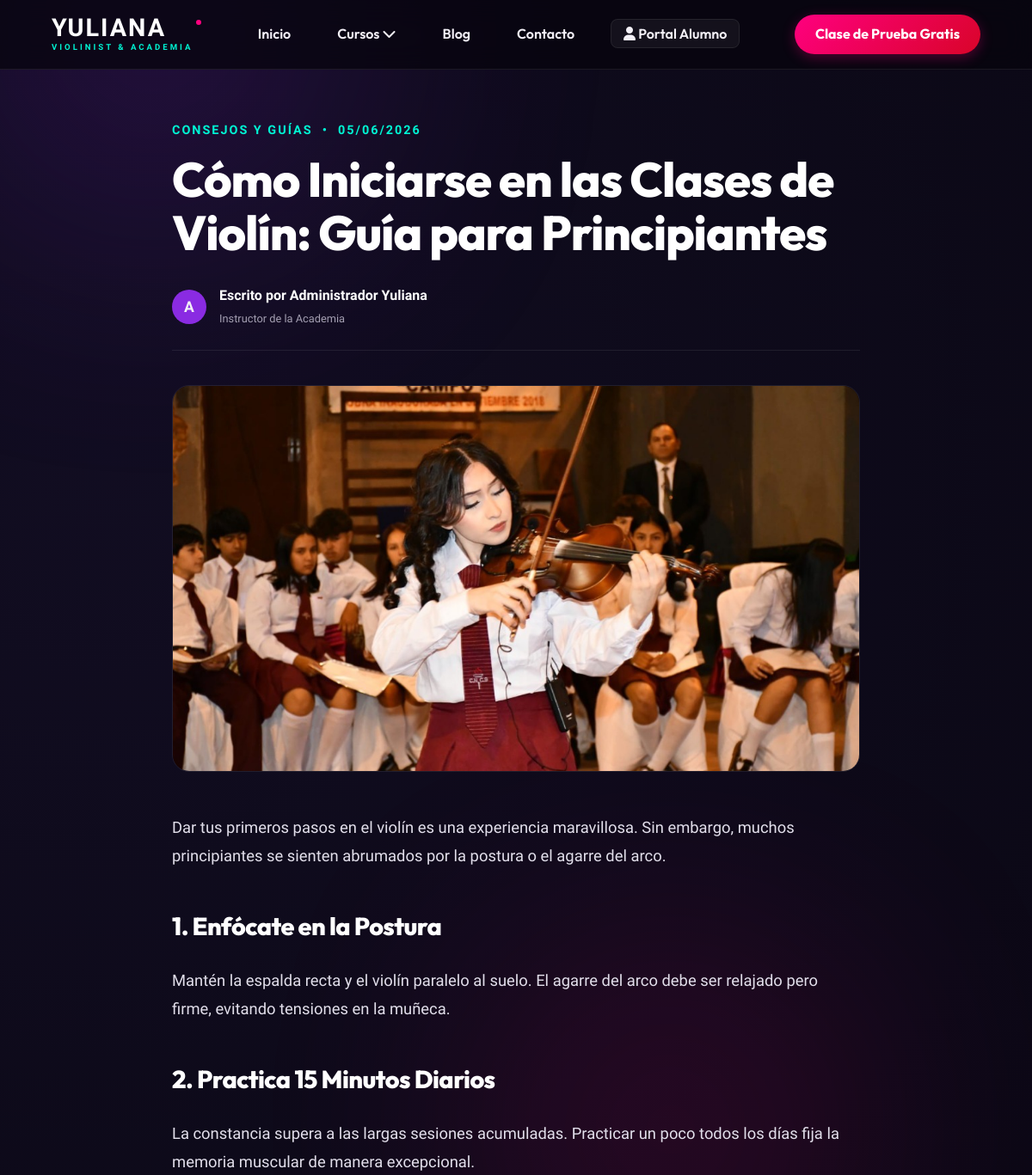
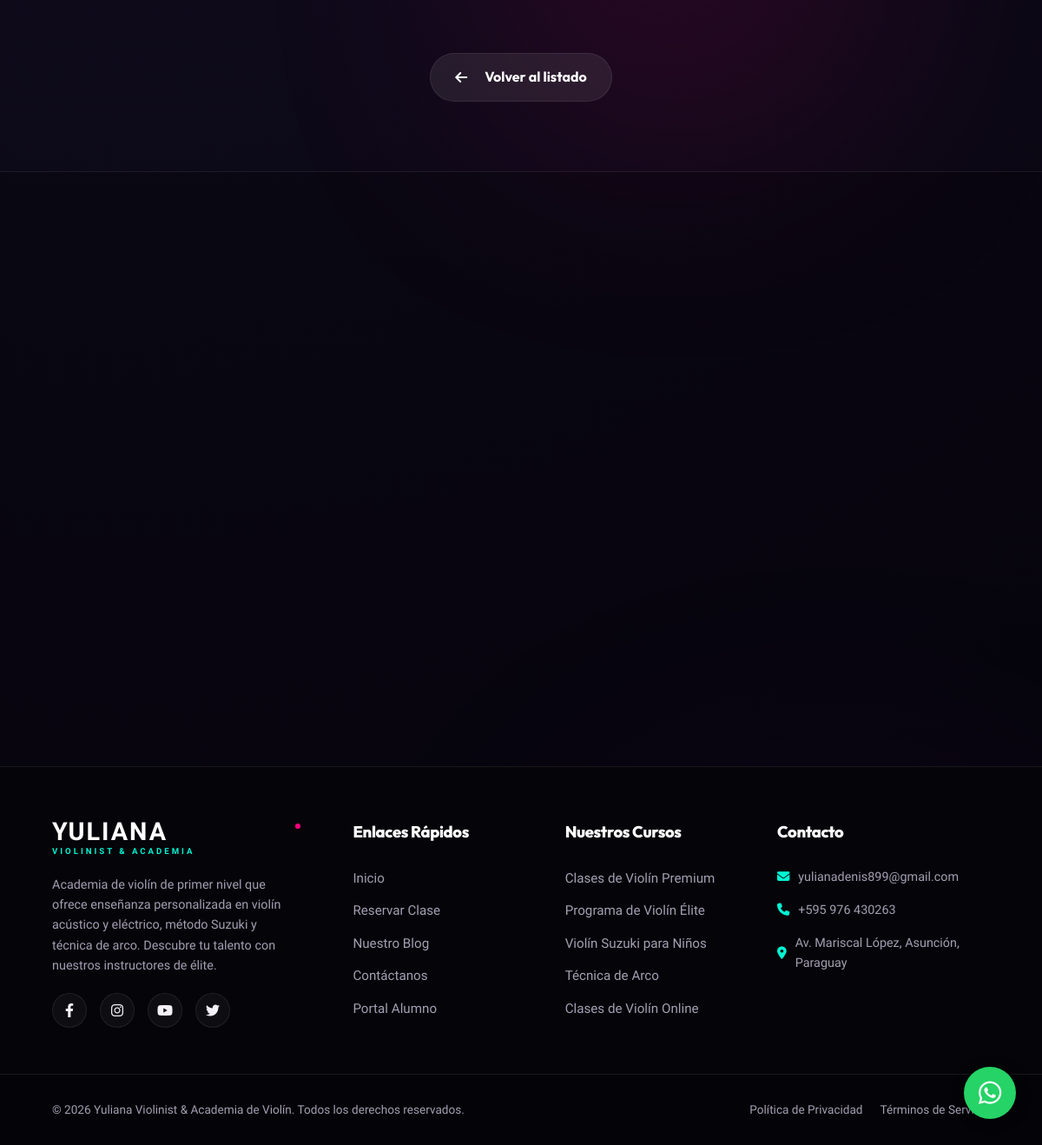
/blog/como-iniciarse-en-las-clases-de-violin, run on the app's committed database (2 pictures, top to bottom).
### tables this page shows
CREATE TABLE `blog_posts` (
  `id` INT AUTO_INCREMENT PRIMARY KEY,
  `slug` VARCHAR(150) NOT NULL UNIQUE,
  `title` VARCHAR(200) NOT NULL,
  `content` TEXT NOT NULL,
  `excerpt` TEXT NOT NULL,
  `category` VARCHAR(100) NOT NULL,
  `tags` VARCHAR(255) DEFAULT NULL,
  `author_id` INT NOT NULL,
  `status` ENUM('draft', 'published') DEFAULT 'draft',
  `image_url` VARCHAR(255) DEFAULT NULL,
  `created_at` TIMESTAMP DEFAULT CURRENT_TIMESTAMP,
  FOREIGN KEY (`author_id`) REFERENCES `users`(`id`) ON DELETE CASCADE
);

CREATE TABLE `users` (
  `id` INT AUTO_INCREMENT PRIMARY KEY,
  `name` VARCHAR(100) NOT NULL,
  `email` VARCHAR(150) NOT NULL UNIQUE,
  `password` VARCHAR(255) NOT NULL,
  `role` ENUM('student', 'admin') DEFAULT 'student',
  `status` ENUM('pending', 'approved', 'rejected') DEFAULT 'pending',
  `created_at` TIMESTAMP DEFAULT CURRENT_TIMESTAMP
);

### views/blog_post.php (the view, shortened to what this page needs)
<?php
try {
    $db = getDBConnection();
    $slug = isset($params['slug']) ? cleanInput($params['slug']) : '';
    $stmt = $db->prepare("
        SELECT b.*, u.name AS author_name
        FROM blog_posts b
        JOIN users u ON b.author_id = u.id
        WHERE b.slug = ? AND b.status = 'published'
    ");
    $stmt->execute([$slug]);
    $post = $stmt->fetch();
    $relStmt = $db->prepare("
        SELECT id, slug, title, category, excerpt, created_at, image_url
        FROM blog_posts
        WHERE category = ? AND id != ? AND status = 'published'
        LIMIT 2
    ");
    $relStmt->execute([$post['category'], $post['id']]);
    $related = $relStmt->fetchAll();
    if (empty($related)) {
        $relStmt = $db->prepare("
            SELECT id, slug, title, category, excerpt, created_at, image_url
            FROM blog_posts
            WHERE id != ? AND status = 'published'
            LIMIT 2
        ");
        $relStmt->execute([$post['id']]);
        $related = $relStmt->fetchAll();
    }
} catch (Exception $e) {
    die("Error al cargar el artículo: " . $e->getMessage());
}
?>
<article class="post-layout">
    <span class="post-meta">
        <?= htmlspecialchars($post['category']) ?> &nbsp;•&nbsp; <?= date('d/m/Y', strtotime($post['created_at'])) ?>
    </span>
    <h1><?= htmlspecialchars($post['title']) ?></h1>
    <div style="display:flex; gap:15px; align-items:center; border-bottom:1px solid var(--glass-border); padding-bottom:25px; margin-bottom:40px;">
        <div style="width:40px; height:40px; border-radius:50%; background:var(--primary); display:flex; align-items:center; justify-content:center; font-weight:bold; font-size:1.1rem;">
            <?= strtoupper(substr($post['author_name'], 0, 1)) ?>
        </div>
        <div>
            <span style="display:block; font-weight:bold; color:#fff;">Escrito por <?= htmlspecialchars($post['author_name']) ?></span>
            <small style="color:var(--text-muted); font-size:0.8rem;">Instructor de la Academia</small>
        </div>
    </div>
    <?php if (!empty($post['image_url']) && file_exists($post['image_url'])): ?>
        <img src="<?= BASE_URL ?>/<?= htmlspecialchars($post['image_url']) ?>" alt="<?= htmlspecialchars($post['title']) ?>" class="post-banner" style="object-position: center 20%;">
    <?php endif; ?>
    <div class="post-body">
        <?= $post['content'] ?>
    </div>
    <div style="margin-top:60px; display:flex; justify-content:center;">
        <a href="<?= BASE_URL ?>/blog" class="btn btn-secondary"><i class="fas fa-arrow-left" style="margin-right:10px;"></i> Volver al listado</a>
    </div>
</article>
<?php if (!empty($related)): ?>
    <section style="background: rgba(0, 0, 0, 0.2); border-top:1px solid var(--glass-border); padding: 80px 0;">
    </section>
<?php endif; ?>

### assets/css/style.css (style rules this page uses)
:root { --bg-dark: #07050e; --bg-light: #120e24; --primary: #8a2be2; --secondary: #4b0082; --accent: #ff007f; --teal: #00f5d4; --text-main: #f3f0f7; --text-muted: #a49fb2; --glass-bg: rgba(25, 18, 41, 0.45); --glass-border: rgba(255, 255, 255, 0.08); --font-heading: 'Outfit', sans-serif; --font-body: 'Plus Jakarta Sans', sans-serif; --shadow: 0 8px 32px 0 rgba(0, 0, 0, 0.37); --transition: all 0.35s cubic-bezier(0.4, 0, 0.2, 1); }
* { margin: 0; padding: 0; box-sizing: border-box; scroll-behavior: smooth; }
body { background-color: var(--bg-dark); background-image: radial-gradient(circle at 10% 20%, rgba(20, 15, 38, 0.8) 0%, rgba(7, 5, 14, 1) 90%); color: var(--text-main); font-family: var(--font-body); line-height: 1.6; overflow-x: hidden; min-height: 100vh; }
h1, h2, h3, h4, h5, h6 { font-family: var(--font-heading); font-weight: 800; letter-spacing: -0.02em; color: #ffffff; }
a { color: var(--teal); text-decoration: none; transition: var(--transition); }
.btn { display: inline-flex; align-items: center; justify-content: center; gap: 10px; padding: 14px 28px; border-radius: 50px; font-weight: 700; font-family: var(--font-heading); cursor: pointer; transition: var(--transition); border: none; outline: none; }
.btn-secondary { background: rgba(255, 255, 255, 0.08); color: #ffffff; border: 1px solid var(--glass-border); }
.post-layout { max-width: 800px; margin: 0 auto; padding: 140px 0 80px 0; }
.post-meta { font-size: 0.9rem; color: var(--teal); font-weight: bold; letter-spacing: 2px; text-transform: uppercase; margin-bottom: 15px; display: block; }
.post-layout h1 { font-size: 3.5rem; line-height: 1.1; margin-bottom: 30px; }
.post-banner { width: 100%; max-height: 450px; object-fit: cover; border-radius: 20px; border: 1px solid var(--glass-border); margin-bottom: 40px; }
.post-body { font-size: 1.15rem; line-height: 1.8; color: #e2dfeb; }
.post-body p { margin-bottom: 25px; }
.post-body h3 { font-size: 1.8rem; margin: 40px 0 20px 0; }

### data on the page
blog_posts: category "CONSEJOS Y GUÍAS", created_at "05/06/2026", title "Cómo Iniciarse en las Clases de Violín: Guía para Principiantes", author.name "A", author.name "Administrador Yuliana", image_url (picture), content "Dar tus primeros pasos en el violín es una experiencia maravillosa. Sin embargo, muchos principiantes se sienten abrumados por la postura o el agarre del arco. 1. Enfócate en la Postura Mantén la espalda recta y el violín paralelo al suelo. El agarre del arco debe ser relajado pero firme, evitando tensiones en la muñeca. 2. Practica 15 Minutos Diarios La constancia supera a las largas sesiones acumuladas. Practicar un poco todos los días fija la memoria muscular de manera excepcional."
